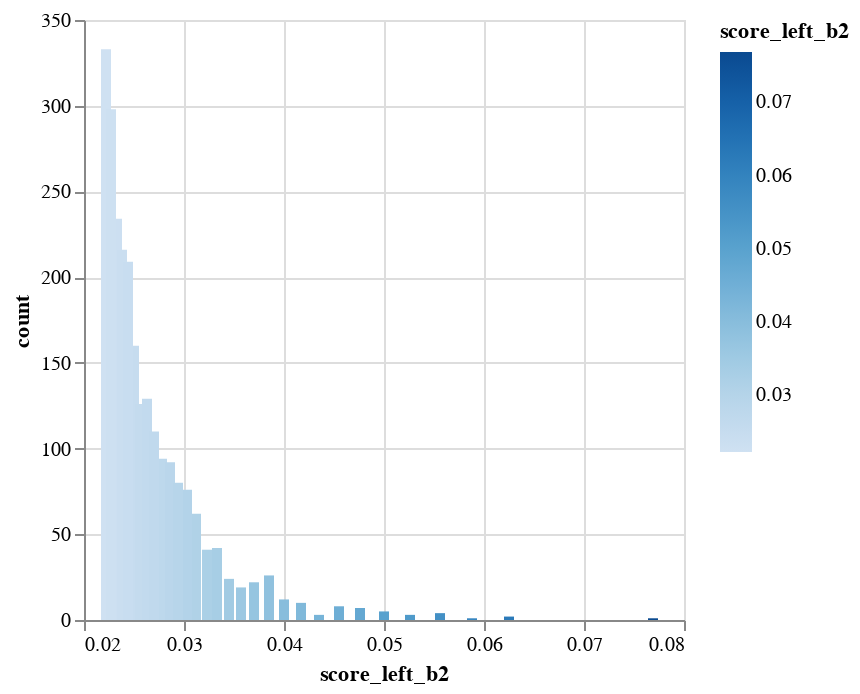
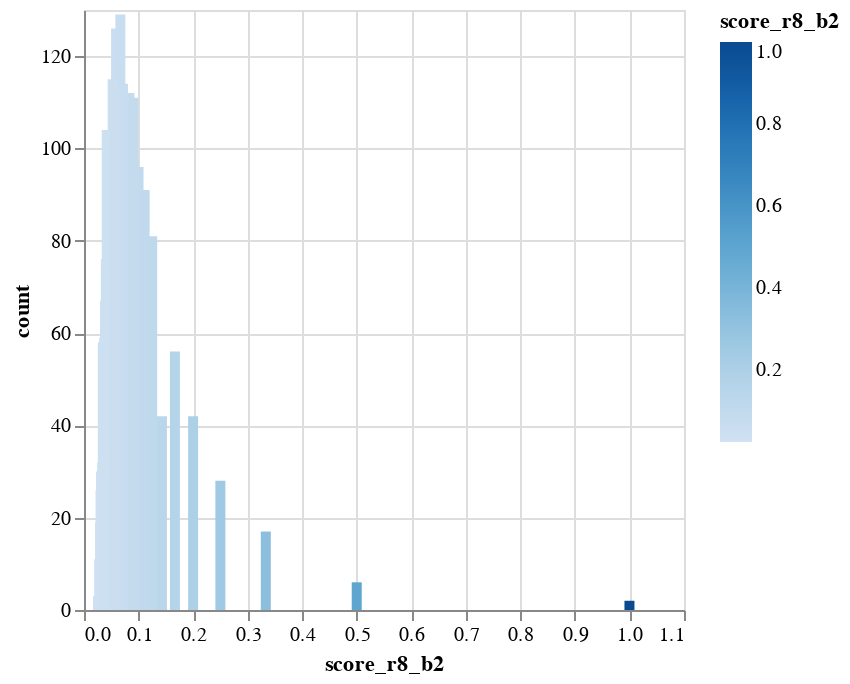

Notebook code for these charts, in order:
### Code cell
show_b_stats('score_left_b2')
show_b_stats('score_r8_b2')

### Figure 1 — Vega-Lite specification as saved in the notebook (floating-point values rounded to 4 significant figures)
{"config": {"view": {"continuousWidth": 300, "continuousHeight": 300}}, "data": {"name": "data-3528573e1f87b77a5aefe90b37d99957"}, "mark": {"type": "bar", "tooltip": true}, "encoding": {"color": {"field": "score_left_b2", "type": "quantitative"}, "x": {"field": "score_left_b2", "type": "quantitative"}, "y": {"field": "count", "type": "quantitative"}}, "params": [{"name": "param_15", "select": {"type": "interval", "encodings": ["x", "y"]}, "bind": "scales"}], "$schema": "https://vega.github.io/schema/vega-lite/v5.20.1.json", "datasets": {"data-3528573e1f87b77a5aefe90b37d99957": [{"score_left_b2": 0.025, "count": 160}, {"score_left_b2": 0.0333, "count": 42}, {"score_left_b2": 0.0233, "count": 234}, {"score_left_b2": 0.0769, "count": 1}, {"score_left_b2": 0.0588, "count": 1}, {"score_left_b2": 0.0476, "count": 7}, {"score_left_b2": 0.037, "count": 22}, {"score_left_b2": 0.0312, "count": 62}, {"score_left_b2": 0.0278, "count": 94}, {"score_left_b2": 0.0345, "count": 24}, {"score_left_b2": 0.0222, "count": 333}, {"score_left_b2": 0.0256, "count": 126}, {"score_left_b2": 0.0238, "count": 216}, {"score_left_b2": 0.0263, "count": 129}, {"score_left_b2": 0.0625, "count": 2}, {"score_left_b2": 0.04, "count": 12}, {"score_left_b2": 0.027, "count": 110}, {"score_left_b2": 0.0455, "count": 8}, {"score_left_b2": 0.0303, "count": 76}, {"score_left_b2": 0.0286, "count": 92}, {"score_left_b2": 0.0357, "count": 19}, {"score_left_b2": 0.0294, "count": 80}, {"score_left_b2": 0.05, "count": 5}, {"score_left_b2": 0.0323, "count": 41}, {"score_left_b2": 0.0435, "count": 3}, {"score_left_b2": 0.0227, "count": 298}, {"score_left_b2": 0.0385, "count": 26}, {"score_left_b2": 0.0244, "count": 209}, {"score_left_b2": 0.0556, "count": 4}, {"score_left_b2": 0.0526, "count": 3}, {"score_left_b2": 0.0417, "count": 10}]}}

### Figure 2 — Vega-Lite specification as saved in the notebook (floating-point values rounded to 4 significant figures)
{"config": {"view": {"continuousWidth": 300, "continuousHeight": 300}}, "data": {"name": "data-5576a339d7adc397d4b884a658df28f8"}, "mark": {"type": "bar", "tooltip": true}, "encoding": {"color": {"field": "score_r8_b2", "type": "quantitative"}, "x": {"field": "score_r8_b2", "type": "quantitative"}, "y": {"field": "count", "type": "quantitative"}}, "params": [{"name": "param_16", "select": {"type": "interval", "encodings": ["x", "y"]}, "bind": "scales"}], "$schema": "https://vega.github.io/schema/vega-lite/v5.20.1.json", "datasets": {"data-5576a339d7adc397d4b884a658df28f8": [{"score_r8_b2": 0.0588, "count": 126}, {"score_r8_b2": 0.125, "count": 81}, {"score_r8_b2": 0.0333, "count": 32}, {"score_r8_b2": 0.0769, "count": 94}, {"score_r8_b2": 0.0476, "count": 94}, {"score_r8_b2": 0.0833, "count": 112}, {"score_r8_b2": 0.1, "count": 96}, {"score_r8_b2": 0.0714, "count": 114}, {"score_r8_b2": 0.037, "count": 59}, {"score_r8_b2": 0.5, "count": 6}, {"score_r8_b2": 0.3333, "count": 17}, {"score_r8_b2": 0.0256, "count": 3}, {"score_r8_b2": 0.0345, "count": 58}, {"score_r8_b2": 0.0278, "count": 11}, {"score_r8_b2": 0.0312, "count": 30}, {"score_r8_b2": 0.0263, "count": 2}, {"score_r8_b2": 0.0625, "count": 119}, {"score_r8_b2": 0.04, "count": 76}, {"score_r8_b2": 0.027, "count": 3}, {"score_r8_b2": 0.0455, "count": 102}, {"score_r8_b2": 0.0667, "count": 129}, {"score_r8_b2": 0.0294, "count": 19}, {"score_r8_b2": 0.05, "count": 94}, {"score_r8_b2": 0.0286, "count": 3}, {"score_r8_b2": 0.0303, "count": 26}, {"score_r8_b2": 0.25, "count": 28}, {"score_r8_b2": 0.0357, "count": 54}, {"score_r8_b2": 0.1111, "count": 91}, {"score_r8_b2": 0.0323, "count": 25}, {"score_r8_b2": 0.1429, "count": 42}, {"score_r8_b2": 0.2, "count": 42}, {"score_r8_b2": 1.0, "count": 2}, {"score_r8_b2": 0.0435, "count": 92}, {"score_r8_b2": 0.1667, "count": 56}, {"score_r8_b2": 0.0909, "count": 111}, {"score_r8_b2": 0.0385, "count": 67}, {"score_r8_b2": 0.0526, "count": 115}, {"score_r8_b2": 0.0417, "count": 104}, {"score_r8_b2": 0.0556, "count": 114}]}}
